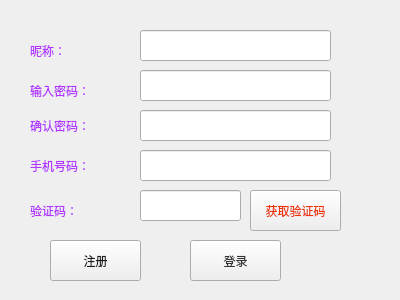
<?xml version="1.0" encoding="UTF-8"?>
<ui version="4.0">
 <class>Register</class>
 <widget class="QWidget" name="Register">
  <property name="geometry">
   <rect>
    <x>0</x>
    <y>0</y>
    <width>400</width>
    <height>300</height>
   </rect>
  </property>
  <property name="windowTitle">
   <string>QQ注册</string>
  </property>
  <property name="styleSheet">
   <string notr="true"/>
  </property>
  <widget class="QLabel" name="label">
   <property name="geometry">
    <rect>
     <x>30</x>
     <y>40</y>
     <width>81</width>
     <height>21</height>
    </rect>
   </property>
   <property name="styleSheet">
    <string notr="true">color: rgb(178, 52, 255);
font: 75 18pt &quot;Hannotate SC&quot;;</string>
   </property>
   <property name="text">
    <string>昵称：</string>
   </property>
  </widget>
  <widget class="QLineEdit" name="le_nickname">
   <property name="geometry">
    <rect>
     <x>140</x>
     <y>30</y>
     <width>191</width>
     <height>31</height>
    </rect>
   </property>
  </widget>
  <widget class="QLabel" name="label_3">
   <property name="geometry">
    <rect>
     <x>30</x>
     <y>80</y>
     <width>91</width>
     <height>21</height>
    </rect>
   </property>
   <property name="styleSheet">
    <string notr="true">color: rgb(178, 52, 255);
font: 75 18pt &quot;Hannotate SC&quot;;</string>
   </property>
   <property name="text">
    <string>输入密码：</string>
   </property>
  </widget>
  <widget class="QLineEdit" name="le_passwd">
   <property name="geometry">
    <rect>
     <x>140</x>
     <y>70</y>
     <width>191</width>
     <height>31</height>
    </rect>
   </property>
  </widget>
  <widget class="QLineEdit" name="le_passrewd">
   <property name="geometry">
    <rect>
     <x>140</x>
     <y>110</y>
     <width>191</width>
     <height>31</height>
    </rect>
   </property>
  </widget>
  <widget class="QLabel" name="label_4">
   <property name="geometry">
    <rect>
     <x>30</x>
     <y>110</y>
     <width>91</width>
     <height>31</height>
    </rect>
   </property>
   <property name="styleSheet">
    <string notr="true">color: rgb(178, 52, 255);
font: 75 18pt &quot;Hannotate SC&quot;;</string>
   </property>
   <property name="text">
    <string>确认密码：</string>
   </property>
  </widget>
  <widget class="QLineEdit" name="le_phonenumber">
   <property name="geometry">
    <rect>
     <x>140</x>
     <y>150</y>
     <width>191</width>
     <height>31</height>
    </rect>
   </property>
  </widget>
  <widget class="QLabel" name="label_5">
   <property name="geometry">
    <rect>
     <x>30</x>
     <y>150</y>
     <width>91</width>
     <height>31</height>
    </rect>
   </property>
   <property name="styleSheet">
    <string notr="true">color: rgb(178, 52, 255);
font: 75 18pt &quot;Hannotate SC&quot;;</string>
   </property>
   <property name="text">
    <string>手机号码：</string>
   </property>
  </widget>
  <widget class="QLineEdit" name="le_phoneverification">
   <property name="geometry">
    <rect>
     <x>140</x>
     <y>190</y>
     <width>101</width>
     <height>31</height>
    </rect>
   </property>
  </widget>
  <widget class="QLabel" name="label_6">
   <property name="geometry">
    <rect>
     <x>30</x>
     <y>200</y>
     <width>91</width>
     <height>21</height>
    </rect>
   </property>
   <property name="styleSheet">
    <string notr="true">color: rgb(178, 52, 255);
font: 75 18pt &quot;Hannotate SC&quot;;</string>
   </property>
   <property name="text">
    <string>验证码：</string>
   </property>
  </widget>
  <widget class="QPushButton" name="btn_register">
   <property name="geometry">
    <rect>
     <x>50</x>
     <y>240</y>
     <width>91</width>
     <height>41</height>
    </rect>
   </property>
   <property name="styleSheet">
    <string notr="true">color: rgb(25, 25, 25);</string>
   </property>
   <property name="text">
    <string>注册</string>
   </property>
  </widget>
  <widget class="QPushButton" name="btn_login">
   <property name="geometry">
    <rect>
     <x>190</x>
     <y>240</y>
     <width>91</width>
     <height>41</height>
    </rect>
   </property>
   <property name="styleSheet">
    <string notr="true">color: rgb(51, 51, 51);</string>
   </property>
   <property name="text">
    <string>登录</string>
   </property>
  </widget>
  <widget class="QPushButton" name="btn_verification">
   <property name="geometry">
    <rect>
     <x>250</x>
     <y>190</y>
     <width>91</width>
     <height>41</height>
    </rect>
   </property>
   <property name="styleSheet">
    <string notr="true">color: rgb(235, 54, 3);</string>
   </property>
   <property name="text">
    <string>获取验证码</string>
   </property>
  </widget>
 </widget>
 <resources/>
 <connections/>
</ui>
